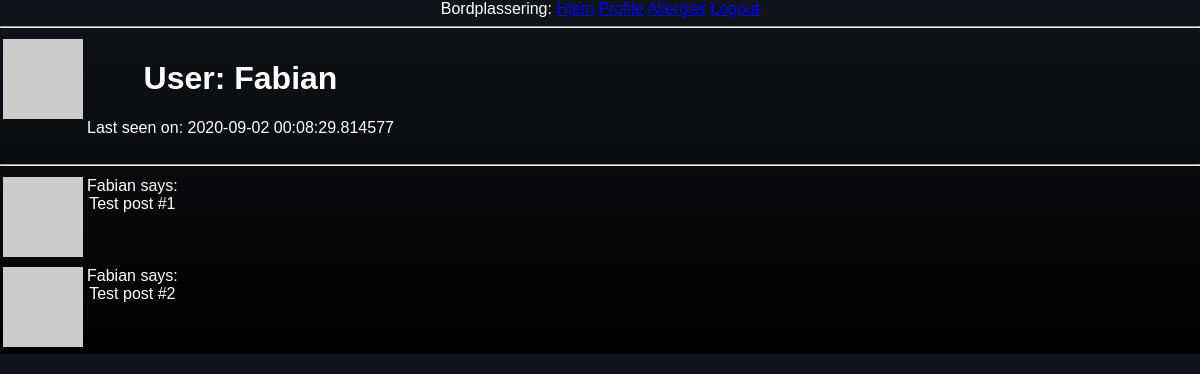
Page /user/Fabian (signed in) on the earlier database version.
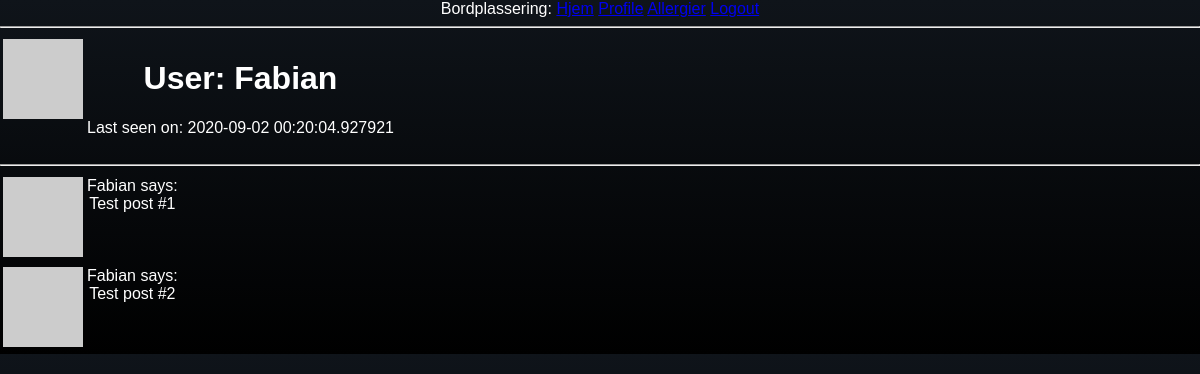
Same page on the later database version.
### app/models.py (models this page shows, shortened)
class User(UserMixin, db.Model):
    id = db.Column(db.Integer, primary_key=True)
    username = db.Column(db.String(64), index=True, unique=True)
    email = db.Column(db.String(120), index=True, unique=True)
    password_hash = db.Column(db.String(128))
    person = db.relationship("Person")
    about_me = db.Column(db.String(140), default="")
    last_seen = db.Column(db.DateTime, default=datetime.utcnow)
    roles = db.relationship('Role', secondary='user_roles')
    projects = db.relationship('Project', secondary='user_projects')
    def avatar(self, size):
        digest = md5(self.email.lower().encode('utf-8')).hexdigest()
        return 'https://www.gravatar.com/avatar/{}?d=identicon&s={}'.format(
            digest, size)

### app/routes.py (the view)
@app.route('/user/<username>')
@login_required
def user(username):
    user = User.query.filter_by(username=username).first_or_404()
    posts = [
        {'author': user, 'body': 'Test post #1'},
        {'author': user, 'body': 'Test post #2'}
    ]
    return render_template('user.html', user=user, posts=posts)

### app/models.py (called while the page is built)
@login.user_loader
def load_user(id):
    return User.query.get(int(id))

### app/routes.py (called while the page is built)
@app.before_request
def before_request():
    if current_user.is_authenticated:
        current_user.last_seen = datetime.utcnow()
        db.session.commit()

### app/templates/user.html (shortened to what this page needs)
{% extends "base.html" %}
{% block content %}
<table>
    <table>
        <tr valign="top">
            <td><img src="{{ user.avatar(128) }}"></td>
            <td>
                <h1>User: {{ user.username }}</h1>
                {% if user.last_seen %}<p>Last seen on: {{ user.last_seen }}</p>{% endif %}
            </td>
        </tr>
    </table>
    <hr>
    {% for post in posts %}
        {% include '_post.html' %}
    {% endfor %}
{% endblock %}

### app/templates/base.html (shortened to what this page needs)
<!DOCTYPE html>
<html lang="en">
<head>
    <link rel="stylesheet" href={{ url_for('static', filename='css/index.css')}} ></link>
    <link rel="stylesheet" href={{ url_for('static', filename='css/newApp.css')}} ></link>
    <link rel="stylesheet" href={{ url_for('static', filename='css/formstyle.css')}} ></link>
    <link rel="stylesheet" href={{ url_for('static', filename='css/header.css')}} ></link>
    <link rel="stylesheet" href={{ url_for('static', filename='css/modal.css')}} ></link>
    <link rel="stylesheet" href={{ url_for('static', filename='css/darkmode.css')}} ></link>
    <link rel="stylesheet" href={{ url_for('static', filename='css/newGui.css')}} ></link>
    <link rel="stylesheet" href={{ url_for('static', filename='css/weddingStyle.css')}} ></link>
    <link rel="stylesheet" href={{ url_for('static', filename='css/demostyle.css')}} ></link>
</head>
<body>
    <div>
        Bordplassering:
        <a href="{{ url_for('index') }}">Hjem</a>
        {% if current_user.is_anonymous %}
        <a href="{{ url_for('login') }}">Login</a>
        {% else %}
        <a href="{{ url_for('user', username=current_user.username) }}">Profile</a>
        <a href="{{ url_for('allergies') }}">Allergier</a>
        <a href="{{ url_for('logout') }}">Logout</a>
        {% endif %}
    </div>
    <hr>
        {% block content %}{% endblock %}
</body>
</html>

### app/templates/_post.html
<table>
    <tr valign="top">
        <td><img src="{{ post.author.avatar(36) }}"></td>
        <td>{{ post.author.username }} says:<br>{{ post.body }}</td>
    </tr>
</table>

### app/static/css/index.css (style rules this page uses)
body { background-color: #6696b6; color: white; text-align: center; font-family: Arial, Helvetica, sans-serif; padding: 0; margin: 0; }

### app/static/css/header.css (style rules this page uses)
* { box-sizing: border-box; }

### app/static/css/darkmode.css (style rules this page uses)
body, .new-app { background-color: #171717; }

### app/static/css/weddingStyle.css (style rules this page uses)
body, .new-app { background-color: #d0bdaa; background-repeat: repeat; background-image: url(images/download.png); }

### app/static/css/demostyle.css (style rules this page uses)
body, .new-app { background-color: #0f141a; background-image: linear-gradient(0deg, #000000, #0f141a); background-color: #0a0a0a; transition-duration: 0.2s; }

Differences in the rows shown:
changed User "Fabian": last_seen "2020-09-02 00:08:29.814577" → "2020-09-02 00:20:04.927921"
